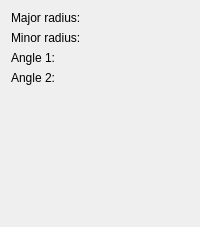
        <widget class="QWidget" name="page">
         <layout class="QGridLayout" name="gridLayout_11">
          <item row="0" column="0">
           <layout class="QGridLayout" name="gridLayout_10">
            <item row="0" column="0">
             <widget class="QLabel" name="labelEllMajorRadius">
              <property name="text">
               <string>Major radius:</string>
              </property>
             </widget>
            </item>
            <item row="0" column="1">
             <widget class="Gui::QuantitySpinBox" name="ellipseMajorRadius" native="true">
              <property name="keyboardTracking" stdset="0">
               <bool>false</bool>
              </property>
              <property name="unit" stdset="0">
               <string notr="true">mm</string>
              </property>
              <property name="value" stdset="0">
               <double>4.000000000000000</double>
              </property>
             </widget>
            </item>
            <item row="1" column="0">
             <widget class="QLabel" name="labelEllMinorRadius">
              <property name="text">
               <string>Minor radius:</string>
              </property>
             </widget>
            </item>
            <item row="1" column="1">
             <widget class="Gui::QuantitySpinBox" name="ellipseMinorRadius" native="true">
              <property name="keyboardTracking" stdset="0">
               <bool>false</bool>
              </property>
              <property name="unit" stdset="0">
               <string notr="true">mm</string>
              </property>
              <property name="value" stdset="0">
               <double>2.000000000000000</double>
              </property>
             </widget>
            </item>
            <item row="2" column="0">
             <widget class="QLabel" name="labelEllAngle1">
              <property name="text">
               <string>Angle 1:</string>
              </property>
             </widget>
            </item>
            <item row="2" column="1">
             <widget class="Gui::QuantitySpinBox" name="ellipseAngle1" native="true">
              <property name="keyboardTracking" stdset="0">
               <bool>false</bool>
              </property>
              <property name="unit" stdset="0">
               <string notr="true">deg</string>
              </property>
             </widget>
            </item>
            <item row="3" column="0">
             <widget class="QLabel" name="labelEllAngle2">
              <property name="text">
               <string>Angle 2:</string>
              </property>
             </widget>
            </item>
            <item row="3" column="1">
             <widget class="Gui::QuantitySpinBox" name="ellipseAngle2" native="true">
              <property name="keyboardTracking" stdset="0">
               <bool>false</bool>
              </property>
              <property name="unit" stdset="0">
               <string notr="true">deg</string>
              </property>
              <property name="value" stdset="0">
               <double>360.000000000000000</double>
              </property>
             </widget>
            </item>
           </layout>
          </item>
          <item row="1" column="0">
           <spacer name="verticalSpacer_5">
            <property name="orientation">
             <enum>Qt::Vertical</enum>
            </property>
            <property name="sizeHint" stdset="0">
             <size>
              <width>20</width>
              <height>131</height>
             </size>
            </property>
           </spacer>
          </item>
         </layout>
        </widget>
